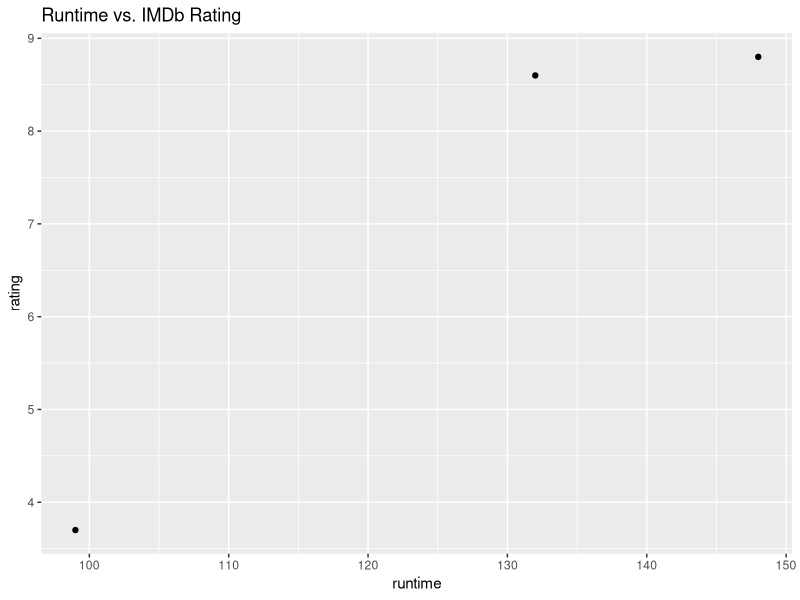

Recreate this plot in R.
## ---- chunk 1
library(tidyverse)

movies <- read_csv("data/raw.csv")
head(movies)

ggplot(movies, aes(x = runtime, y = rating)) +
  geom_point() +
  labs(title = "Runtime vs. IMDb Rating")
